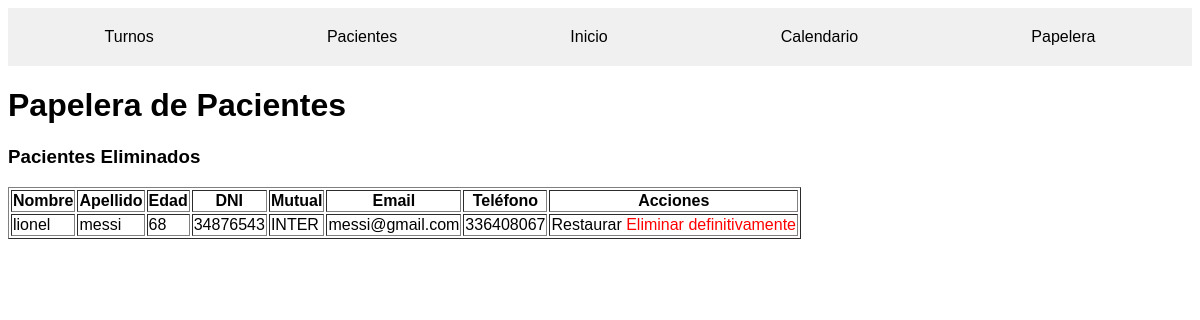
Screenshot of /papelera.php?restore=7 with the database file from the repository.
### tables this page shows
CREATE TABLE `pacientes_eliminados` (
  `paciente_eliminado_id` int(11) NOT NULL,
  `paciente_id` int(11) NOT NULL,
  `medico_id` int(11) NOT NULL,
  `nombre` varchar(50) NOT NULL,
  `apellido` varchar(50) NOT NULL,
  `edad` int(3) NOT NULL,
  `dni` varchar(10) NOT NULL,
  `mutual` varchar(50) NOT NULL,
  `email` varchar(100) NOT NULL,
  `telefono` varchar(15) NOT NULL
);

### papelera.php (the view, shortened to what this page needs)
<?php
$host = "localhost";
$user = "root";
$pass = "";
$dbname = "medex";
$conn = new mysqli($host, $user, $pass, $dbname);
if (isset($_GET['restore'])) {
    $paciente_eliminado_id = $_GET['restore'];
    $sql = "SELECT * FROM pacientes_eliminados WHERE paciente_eliminado_id=$paciente_eliminado_id";
    $result = $conn->query($sql);
    $row = $result->fetch_assoc();
    if ($row) {
        $sql_restore = "INSERT INTO pacientes (medico_id, nombre, apellido, edad, dni, mutual, email, telefono)
                        VALUES ('{$row['medico_id']}', '{$row['nombre']}', '{$row['apellido']}', '{$row['edad']}', '{$row['dni']}', '{$row['mutual']}', '{$row['email']}', '{$row['telefono']}')";
        if ($conn->query($sql_restore) === TRUE) {
            $sql_delete = "DELETE FROM pacientes_eliminados WHERE paciente_eliminado_id=$paciente_eliminado_id";
            $conn->query($sql_delete);
        } else {
            echo "Error al restaurar el paciente: " . $conn->error;
        }
    }
}
?>
<!DOCTYPE html>
<html lang="es">
<head>
    <link rel="stylesheet" href="styles.css">
</head>
<body>
<nav>
    <a href="turnos.php">Turnos</a>
    <a href="pacientes.php">Pacientes</a>
    <a href="inicio.php">Inicio</a>
    <a href="calendario.php">Calendario</a>
    <a href="papelera.php">Papelera</a>
</nav>
<h1>Papelera de Pacientes</h1>
<h3>Pacientes Eliminados</h3>
<table border="1">
    <tr>
        <th>Nombre</th>
        <th>Apellido</th>
        <th>Edad</th>
        <th>DNI</th>
        <th>Mutual</th>
        <th>Email</th>
        <th>Teléfono</th>
        <th>Acciones</th>
    </tr>
    <?php
    $sql = "SELECT * FROM pacientes_eliminados";
    $result = $conn->query($sql);
    if ($result->num_rows > 0) {
        while($row = $result->fetch_assoc()) {
            echo "<tr>
                <td>{$row['nombre']}</td>
                <td>{$row['apellido']}</td>
                <td>{$row['edad']}</td>
                <td>{$row['dni']}</td>
                <td>{$row['mutual']}</td>
                <td>{$row['email']}</td>
                <td>{$row['telefono']}</td>
                <td>
                    <a href='papelera.php?restore={$row['paciente_eliminado_id']}'>Restaurar</a>
                    <a href='papelera.php?delete={$row['paciente_eliminado_id']}' style='color: red;'>Eliminar definitivamente</a>
                </td>
            </tr>";
        }
    } else {
        echo "<tr><td colspan='8'>No hay pacientes eliminados</td></tr>";
    }
    ?>
</table>
</body>
</html>

### styles.css (style rules this page uses)
body { font-family: Arial, sans-serif; }
nav { background-color: #f0f0f0; padding: 10px; display: flex; justify-content: space-around; }
nav a { text-decoration: none; color: black; padding: 10px; }
a { color: black; text-decoration: none; }

### rows the page displays
pacientes_eliminados: nombre "lionel", apellido "messi", edad "68", dni "34876543", mutual "INTER", email "messi@gmail.com", telefono "336408067"
